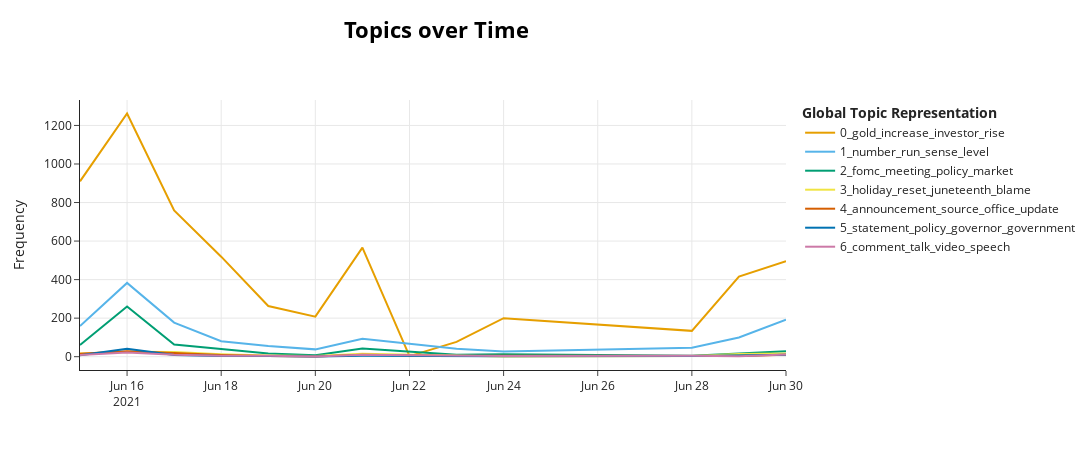

This figure's notebook cell:
### Code cell
topic_model.visualize_topics_over_time(topics_over_time, topics=[0,1,2,3,4,5,6])

### Figure 1 — Plotly figure (JSON) as saved in the notebook; plotly's stock layout.template omitted (floating-point values rounded to 4 significant figures)
{"data": [{"hoverinfo": "text", "hovertext": ["<b>Topic 0</b><br>Words: marketanalysis, phenomenon, strategist, concern, address", "<b>Topic 0</b><br>Words: increase, gold, taper, rise, fomc", "<b>Topic 0</b><br>Words: gold, rise, increase, dollar, rate", "<b>Topic 0</b><br>Words: commodity, gold, silver, stock, investor", "<b>Topic 0</b><br>Words: dollar, gold, pay, increase, money", "<b>Topic 0</b><br>Words: money, rise, stock, stockreport, gold", "<b>Topic 0</b><br>Words: gold, increase, investor, economy, price", "<b>Topic 0</b><br>Words: bread, cheese, fruits, cooking, egg", "<b>Topic 0</b><br>Words: xglobalmarket, investor, symposium, bankruptcy, increase", "<b>Topic 0</b><br>Words: xglobalmarket, gold, oil, price, rise", "<b>Topic 0</b><br>Words: dollar, increase, housing, money, federalreserve", "<b>Topic 0</b><br>Words: debt, gold, money, stock, housing", "<b>Topic 0</b><br>Words: dollar, gold, money, debt, increase"], "marker": {"color": "#E69F00"}, "mode": "lines", "name": "0_gold_increase_investor_rise", "type": "scatter", "x": ["2021-06-15", "2021-06-16", "2021-06-17", "2021-06-18", "2021-06-19", "2021-06-20", "2021-06-21", "2021-06-22", "2021-06-23", "2021-06-24", "2021-06-28", "2021-06-29", "2021-06-30"], "y": [910, 1262, 759, 519, 263, 208, 566, 3, 77, 200, 134, 416, 496]}, {"hoverinfo": "text", "hovertext": ["<b>Topic 1</b><br>Words: number, run, sense, level, ", "<b>Topic 1</b><br>Words: number, run, sense, level, ", "<b>Topic 1</b><br>Words: sense, number, run, level, ", "<b>Topic 1</b><br>Words: level, number, run, sense, ", "<b>Topic 1</b><br>Words: number, run, sense, level, ", "<b>Topic 1</b><br>Words: number, run, sense, level, ", "<b>Topic 1</b><br>Words: run, number, sense, level, ", "<b>Topic 1</b><br>Words: number, run, sense, level, ", "<b>Topic 1</b><br>Words: number, run, sense, level, ", "<b>Topic 1</b><br>Words: number, run, sense, level, ", "<b>Topic 1</b><br>Words: number, run, sense, level, ", "<b>Topic 1</b><br>Words: number, run, sense, level, "], "marker": {"color": "#56B4E9"}, "mode": "lines", "name": "1_number_run_sense_level", "type": "scatter", "x": ["2021-06-15", "2021-06-16", "2021-06-17", "2021-06-18", "2021-06-19", "2021-06-20", "2021-06-21", "2021-06-23", "2021-06-24", "2021-06-28", "2021-06-29", "2021-06-30"], "y": [159, 383, 177, 80, 56, 38, 93, 41, 27, 47, 100, 192]}, {"hoverinfo": "text", "hovertext": ["<b>Topic 2</b><br>Words: fomc, meeting, policy, market, decision", "<b>Topic 2</b><br>Words: fomc, meeting, policy, market, dot", "<b>Topic 2</b><br>Words: fomc, meeting, event, policy, stock", "<b>Topic 2</b><br>Words: fomc, meeting, comment, tapertantrum, market", "<b>Topic 2</b><br>Words: fomc, meeting, process, alasdairmacleod, thestateofeconomic", "<b>Topic 2</b><br>Words: mind, fomc, company, meeting, rock", "<b>Topic 2</b><br>Words: fomc, meeting, member, decision, policy", "<b>Topic 2</b><br>Words: employee, team, talk, modification, encampment", "<b>Topic 2</b><br>Words: fomc, meeting, monpol, graze, pumppppppppedddddd", "<b>Topic 2</b><br>Words: confine, transcript, evil, technocrat, president", "<b>Topic 2</b><br>Words: knowledge, mind, iot, aristocracy, academia", "<b>Topic 2</b><br>Words: intellect, fomc, destroy, meeting, socialism"], "marker": {"color": "#009E73"}, "mode": "lines", "name": "2_fomc_meeting_policy_market", "type": "scatter", "x": ["2021-06-15", "2021-06-16", "2021-06-17", "2021-06-18", "2021-06-19", "2021-06-20", "2021-06-21", "2021-06-23", "2021-06-24", "2021-06-28", "2021-06-29", "2021-06-30"], "y": [61, 260, 63, 39, 17, 8, 42, 10, 13, 5, 18, 28]}, {"hoverinfo": "text", "hovertext": ["<b>Topic 3</b><br>Words: analyst, reset, nautanki, snatch, disconfirme", "<b>Topic 3</b><br>Words: sport, content, holiday, reset, composition", "<b>Topic 3</b><br>Words: holiday, juneteenth, reset, sneeze, story", "<b>Topic 3</b><br>Words: scientist, onion, blame, solution, fixd", "<b>Topic 3</b><br>Words: crow, monkeys, cartridge, ogreeye, replacement", "<b>Topic 3</b><br>Words: excite, weekend, saving, story, holiday", "<b>Topic 3</b><br>Words: reset, sneeze, composition, trunk, smallyoutubercommunity", "<b>Topic 3</b><br>Words: debunk, dnc, cite, initiative, constitution", "<b>Topic 3</b><br>Words: outofthisworld, count, rock, experience, holiday", "<b>Topic 3</b><br>Words: developer, shuffle, exodus, request, season", "<b>Topic 3</b><br>Words: emergency, demonstrate, ostracizingleadership, authorize, punt", "<b>Topic 3</b><br>Words: schedule, check, networksolution, finalsolution, taxheaven"], "marker": {"color": "#F0E442"}, "mode": "lines", "name": "3_holiday_reset_juneteenth_blame", "type": "scatter", "x": ["2021-06-15", "2021-06-16", "2021-06-17", "2021-06-18", "2021-06-19", "2021-06-20", "2021-06-21", "2021-06-23", "2021-06-24", "2021-06-28", "2021-06-29", "2021-06-30"], "y": [16, 26, 25, 13, 6, 3, 15, 5, 1, 4, 14, 17]}, {"hoverinfo": "text", "hovertext": ["<b>Topic 4</b><br>Words: launch, announcement, step, uselessness, cooperation", "<b>Topic 4</b><br>Words: announcement, word, source, update, office", "<b>Topic 4</b><br>Words: office, source, announcement, observance, update", "<b>Topic 4</b><br>Words: launch, change, office, word, client", "<b>Topic 4</b><br>Words: independence, spark, reminder, operation, freedom", "<b>Topic 4</b><br>Words: bounce, news, announcement, source, office", "<b>Topic 4</b><br>Words: source, front, permissione, share, clarification", "<b>Topic 4</b><br>Words: revelinginestablishment, reversion, member, announcement, source", "<b>Topic 4</b><br>Words: engger, registration, applynow, host, session", "<b>Topic 4</b><br>Words: lebanonprotest, applynow, strike, operation, announce", "<b>Topic 4</b><br>Words: church, phrase, internet, security, return", "<b>Topic 4</b><br>Words: sense, revolution, launch, establishment, source"], "marker": {"color": "#D55E00"}, "mode": "lines", "name": "4_announcement_source_office_update", "type": "scatter", "x": ["2021-06-15", "2021-06-16", "2021-06-17", "2021-06-18", "2021-06-19", "2021-06-20", "2021-06-21", "2021-06-23", "2021-06-24", "2021-06-28", "2021-06-29", "2021-06-30"], "y": [15, 28, 19, 9, 4, 1, 10, 3, 5, 3, 4, 10]}, {"hoverinfo": "text", "hovertext": ["<b>Topic 5</b><br>Words: policy, explain, kick, administration, regulation", "<b>Topic 5</b><br>Words: statement, policy, governor, government, tag", "<b>Topic 5</b><br>Words: policy, statement, ramification, analyst, institution", "<b>Topic 5</b><br>Words: governor, recommend, info, state, strategy", "<b>Topic 5</b><br>Words: sort, policy, government, headline, press", "<b>Topic 5</b><br>Words: stereotype, define, statement, policy, governor", "<b>Topic 5</b><br>Words: statement, analyst, policy, rein, institution", "<b>Topic 5</b><br>Words: guideline, governor, cra, propose, reform", "<b>Topic 5</b><br>Words: statement, government, policy, governor, analyst", "<b>Topic 5</b><br>Words: discussion, forthcoming, governor, issue, legislation", "<b>Topic 5</b><br>Words: governor, statement, policy, psychology, spotlight", "<b>Topic 5</b><br>Words: governor, statement, policy, usgovernment, strung"], "marker": {"color": "#0072B2"}, "mode": "lines", "name": "5_statement_policy_governor_government", "type": "scatter", "x": ["2021-06-15", "2021-06-16", "2021-06-17", "2021-06-18", "2021-06-19", "2021-06-20", "2021-06-21", "2021-06-23", "2021-06-24", "2021-06-28", "2021-06-29", "2021-06-30"], "y": [7, 41, 9, 3, 3, 1, 5, 2, 2, 3, 7, 10]}, {"hoverinfo": "text", "hovertext": ["<b>Topic 6</b><br>Words: speech, comment, showing, tattoo, mensaje", "<b>Topic 6</b><br>Words: comment, talk, audio, video, speech", "<b>Topic 6</b><br>Words: message, talk, video, interpreting, watch", "<b>Topic 6</b><br>Words: comment, break, honour, obstruct, talk", "<b>Topic 6</b><br>Words: documentary, comment, stream, tonight, visit", "<b>Topic 6</b><br>Words: outlook, comment, talk, video, speech", "<b>Topic 6</b><br>Words: comment, response, chatroom, list, language", "<b>Topic 6</b><br>Words: article, audience, ticket, video, talk", "<b>Topic 6</b><br>Words: document, attention, process, video, figure", "<b>Topic 6</b><br>Words: speech, vision, topic, attention, conversation", "<b>Topic 6</b><br>Words: image, comment, talk, video, speech", "<b>Topic 6</b><br>Words: comment, experience, speech, smh, speaking"], "marker": {"color": "#CC79A7"}, "mode": "lines", "name": "6_comment_talk_video_speech", "type": "scatter", "x": ["2021-06-15", "2021-06-16", "2021-06-17", "2021-06-18", "2021-06-19", "2021-06-20", "2021-06-21", "2021-06-23", "2021-06-24", "2021-06-28", "2021-06-29", "2021-06-30"], "y": [9, 22, 10, 5, 5, 1, 10, 3, 3, 5, 2, 11]}], "layout": {"height": 450, "hoverlabel": {"bgcolor": "white", "font": {"family": "Rockwell", "size": 16}}, "legend": {"title": {"text": "<b>Global Topic Representation"}}, "title": {"font": {"color": "Black", "size": 22}, "text": "<b>Topics over Time", "x": 0.4, "xanchor": "center", "y": 0.95, "yanchor": "top"}, "width": 1250, "xaxis": {"showgrid": true}, "yaxis": {"showgrid": true, "title": {"text": "Frequency"}}}}
